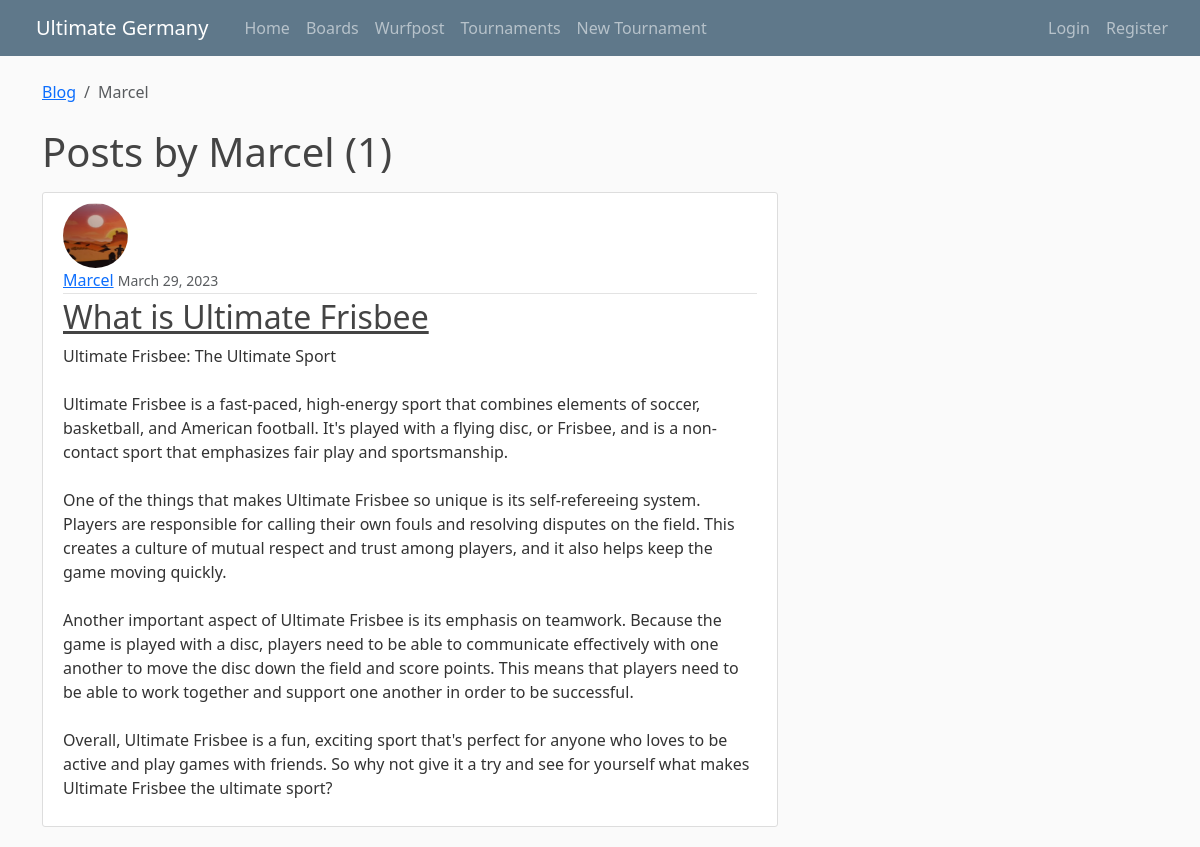
Screenshot of /blog/user/Marcel/ with the database file from the repository.
### blog/models.py (models this page shows, shortened)
class BlogPost(models.Model):
	title = models.CharField(max_length=100)
	content = models.TextField()
	date_posted = models.DateTimeField(default=timezone.now)
	author = models.ForeignKey(User, on_delete=models.DO_NOTHING)

### users/models.py (models this page shows, shortened)
class Profile(models.Model):
	user = models.OneToOneField(User, on_delete=models.CASCADE)
	image = models.ImageField(default='default.jpg', upload_to='profile_pics')

### blog/views.py (the view)
# urls.py: path('user/<str:username>/', UserPostListView.as_view(), name= "user-posts"),
class UserPostListView(ListView):
	model = BlogPost
	template_name = 'blog/user_posts.html' #<app>/<model>_<viewtype>.html
	context_object_name = 'posts'
	paginate_by = 5
	def get_queryset(self):
		user = get_object_or_404(User, username=self.kwargs.get('username'))
		return BlogPost.objects.filter(author=user).order_by('-date_posted')

### blog/templates/blog/user_posts.html (shortened to what this page needs)
{% extends "base.html" %}
{% block breadcrumb %}
    <div class="container">
        <ol class="breadcrumb my-4">
          <li class="breadcrumb-item"><a href="{% url 'blog-home' %}">Blog</a></li>
          <li class="breadcrumb-item active">{{ view.kwargs.username }}</li>
        </ol>
    </div>
{% endblock %}
{% block content %}
	<h1 class="mb-3">Posts by {{ view.kwargs.username }} ({{ page_obj.paginator.count }})</h1>
	{% for post in posts %}
	<article class="media content-section">
	  <img class="rounded-circle article-img" src="{{ post.author.profile.image.url }}">
	  <div class="media-body">
	    <div class="article-metadata">
	      <a class="mr-2" href="{% url 'user-posts' post.author.username %}">{{ post.author }}</a>
	      <small class="text-muted">{{ post.date_posted|date:"F d, Y" }}</small>
	    </div>
	    <h2><a class="article-title" href="{% url 'post-detail' post.id %}">{{ post.title }}</a></h2>
	    <p class="article-content">{{ post.content }}</p>
	  </div>
	</article>
	{% endfor %}
{% endblock content %}

### static/main.css (style rules this page uses)
body { background: #fafafa; color: #333333; margin-top: 5rem; }
h1, h2, h3, h4, h5, h6 { color: #444444; }
.content-section { background: #ffffff; padding: 10px 20px; border: 1px solid #dddddd; border-radius: 3px; margin-bottom: 20px; }
.article-title { color: #444444; }
.article-content { white-space: pre-line; }
.article-img { height: 65px; width: 65px; margin-right: 16px; }
.article-metadata { padding-bottom: 1px; margin-bottom: 4px; border-bottom: 1px solid #e3e3e3 }
html { margin-left: calc(100vw - 100%); margin-right: 0; overflow: auto; overflow-y: scroll; }

### rows the page displays
BlogPost: author.profile.image (picture), author "Marcel", date_posted "March 29, 2023", title "What is Ultimate Frisbee", content "Ultimate Frisbee: The Ultimate Sport Ultimate Frisbee is a fast-paced, high-energy sport that combines elements of soccer, basketball, and American football. It's played with a flying disc, or Frisbee, and is a non-contact sport that emphasizes fair play and sportsmanship. One of the things that makes Ultimate Frisbee so unique is its self-refereeing system. Players are responsible for calling their own fouls and resolving disputes on the field. This creates a culture of mutual respect and trust among players, and it also helps keep the game moving quickly. Another important aspect of Ultimate Frisbee is its emphasis on teamwork. Because the game is played with a disc, players need to be…"

### other values shown
{{ view.kwargs.username }} "Marcel"
{{ page_obj.paginator.count }} "1"
